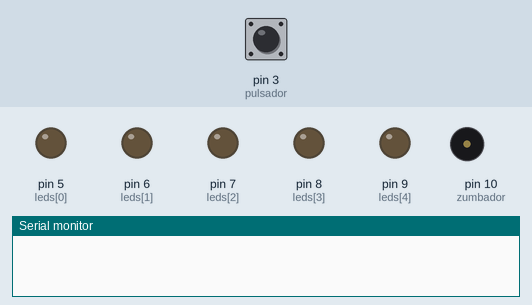
Recording of a sketch running on a simulated Arduino Uno, built with avr-gcc and run on an emulated ATmega328P. Shown: output pins drawn as LEDs (lit = HIGH), buzzer (waves = sounding, pin HIGH), the last lines printed to the serial monitor. The inputs (shaded band) are chosen by the test bench; at power-on: pin 3 (pulsador) LOW.

Above: at 1.2 s.
1.3 s: pin 3 (pulsador) pulled HIGH for 0.15 s
At 2.5 s:
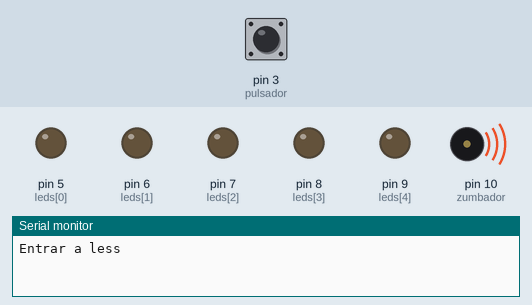
2.9 s: pin 3 (pulsador) pulled HIGH for 1 s
Timing chart, 0 to 5.9 s (numbered marks = the images above; inputs shaded):
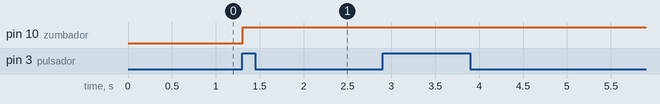

Measured:
- after the input at 1.3 s, pin 10 (zumbador): LOW → HIGH at once

The sketch:

ejercicio_7.ino
```cpp
int leds[] = {5, 6, 7, 8, 9};
int zumbador = 10;
int pulsador = 3;
int valor_pulsador = 0;

// Variables de tiempo de encendido
int TIEMPO_MAXIMO = 200;
int TIEMPO_MINIMO = 10;
int DECREMENTO_TIEMPO = 20;
// tiempo cambiate de pulsador
int tiempo_actual = 200;

void setup()
{
    Serial.begin(9600);
    for (int b = 0; b <= 4; b++)
    {
        pinMode(leds[b], OUTPUT);
        pinMode(zumbador, OUTPUT);
        pinMode(pulsador, INPUT);
        attachInterrupt(digitalPinToInterrupt(pulsador), plus, RISING);
    }
}

void loop()
{
    for (int b = 0; b <= 4; b++)
    {
        valor_pulsador = digitalRead(pulsador);

        if (tiempo_actual == 0)
        {
            tiempo_actual = TIEMPO_MAXIMO;
            tiempo_actual = TIEMPO_MINIMO;
        }
        if (b == 2 && valor_pulsador == 1)
        {
            tiempo_actual = TIEMPO_MINIMO - DECREMENTO_TIEMPO;
            digitalWrite(zumbador, HIGH);
            delay(10);
        }
        zumbador_pulsador(leds[b], tiempo_actual);
    }
}

void zumbador_pulsador(int delay_time, int pin)
{

    digitalWrite(pin, HIGH);
    delay(delay_time);
    digitalWrite(pin, LOW);
}

void plus()
{
    Serial.println("Entrar a less");
    tiempo_actual - DECREMENTO_TIEMPO;
    delay(tiempo_actual);
}
```
